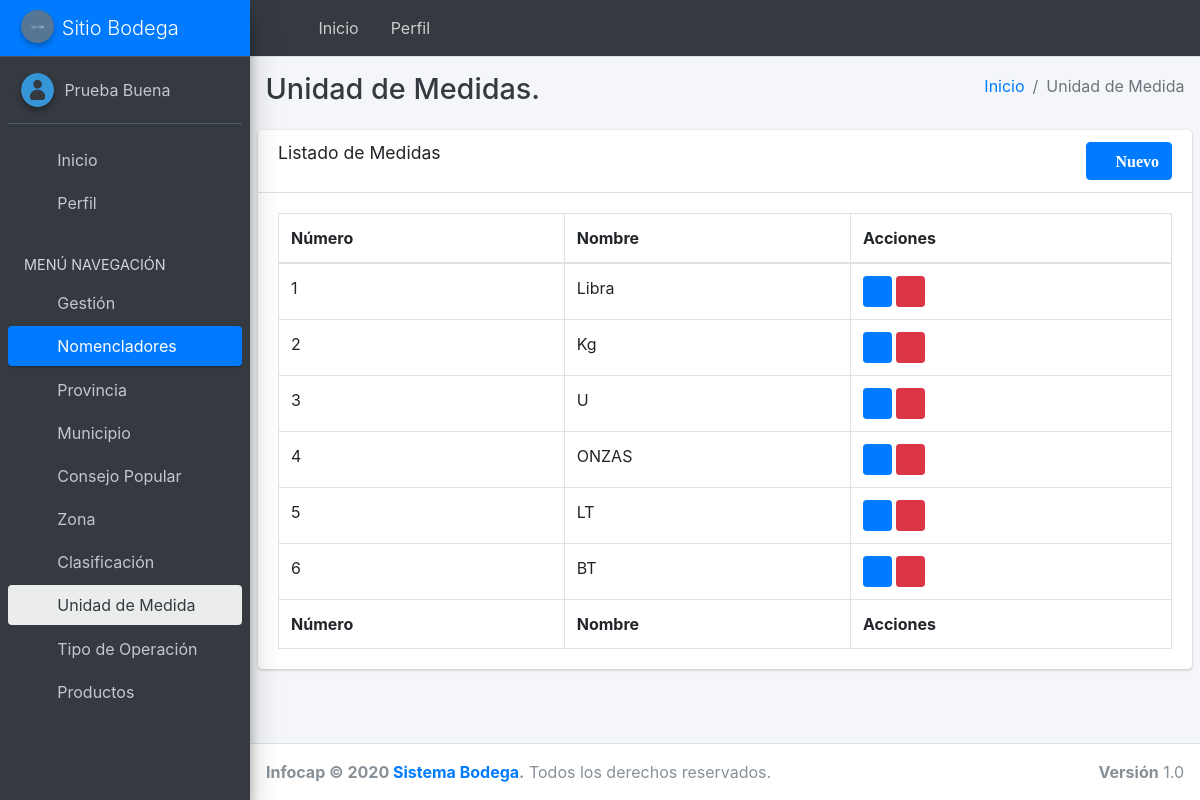
The app's page /nomenclador/unidadmedida/list (signed in) with its own data.
### BodegaApp/models.py (models this page shows, shortened)
class UnidadMedida(models.Model):
    created_at = models.DateTimeField(auto_now_add=True)
    updated_at = models.DateTimeField(auto_now=True)
    uui = models.UUIDField(default=uuid.uuid4, editable=False)
    nombre = models.CharField(max_length=100, verbose_name="Unidad de Medida", unique=True)
    class Meta:
        verbose_name_plural = "Unidades de Medidas"

### BodegaApp/views.py (the view)
# urls.py: path('nomenclador/unidadmedida/list', login_required(views.backend_unidadmedida_listar),
@permission_required('BodegaApp.add_provincia')
def backend_unidadmedida_listar(request):
    unidadmedida = models.UnidadMedida.objects.all()
    return render(request, 'backend/unidad_medida.html', {'unidadmedida': unidadmedida})

### templates/backend/unidad_medida.html
{% extends 'index.html' %}
{% block menu_nomenclator %}
    menu-open
{% endblock %}
{% block menu_nomenclator_active %}
    active
{% endblock %}
{% block menu_unidad %}
    active
{% endblock %}
{% block wrapper %}
    <div class="content-header">
        <div class="container-fluid">
            <div class="row mb-2">
                <div class="col-sm-6">
                    <h1 class="m-0 text-dark">Unidad de Medidas.</h1>
                </div>
                <div class="col-sm-6">
                    <ol class="breadcrumb float-sm-right">
                        <li class="breadcrumb-item"><a href="{% url 'inicio' %}">Inicio</a></li>
                        {% block group_wrapper %}
                            <li class="breadcrumb-item active">Unidad de Medida</li>
                        {% endblock %}
                    </ol>
                </div>
            </div>
        </div>
    </div>
{% endblock %}
{% block content %}
    <section class="content">
        <div class="row">
            <div class="col-12">
                <div class="card">
                    <div class="card-header">
                        <h3 class="card-title">Listado de Medidas</h3>
                        <a href="{% url 'unidad_medida_create' %}" class="btn btn-primary fa-pull-right">
                            <span class="fa fa-plus"> Nuevo</span>
                        </a>
                    </div>
                    <div class="card-body">
                        <table id="example1" class="table table-bordered table-hover">
                            <thead>
                            <tr>
                                <th>
                                    Número
                                </th>
                                <th>
                                    Nombre
                                </th>
                                <th>
                                    Acciones
                                </th>
                            </tr>
                            </thead>
                            <tbody>
                            {% for u in unidadmedida %}
                                    <tr>
                                        <td>
                                            {{ forloop.counter }}
                                        </td>
                                        <td>
                                            {{ u.nombre }}
                                        </td>
                                        <td>
                                <span class="input-group-sm">
                                <a href="{% url 'unidad_medida_update' u.pk %}"
                                   class="btn btn-sm btn-primary">
                                    <i class="fa fa-edit"></i>
                                </a>
                                <a href="{% url 'unidad_medida_delete' u.pk %}"
                                   class="btn btn-sm btn-danger">
                                    <i class="fa fa-trash"></i>
                                </a>
                                </span>
                                        </td>
                                    </tr>
                            {% endfor %}
                            </tbody>
                            <tfoot>
                            <tr>
                              <th>
                                    Número
                                </th>
                                <th>
                                    Nombre
                                </th>
                                <th>
                                    Acciones
                                </th>
                            </tr>
                            </tfoot>
                        </table>
                    </div>
                </div>
            </div>
        </div>
    </section>
{% endblock %}

### templates/index.html (shortened to what this page needs)
{% load static %}
{% load i18n %}
{% load notifications_tags %}
<!DOCTYPE html>
<html>
<head>
    <link rel="stylesheet" href="{% static 'assets/plugins/fontawesome-free/css/all.min.css' %}">
    <link rel="stylesheet" href="{% static 'assets/dist/css/ionicons.min.css' %}">
    <link rel="stylesheet" href="{% static 'assets/plugins/sweetalert2-theme-bootstrap-4/bootstrap-4.min.css' %}">
    <link rel="stylesheet" href="{% static 'assets/plugins/select2/css/select2.min.css' %}">
    <link rel="stylesheet" href="{% static 'assets/plugins/toastr/toastr.min.css' %}">
    <link rel="stylesheet"
          href="{% static 'assets/plugins/tempusdominus-bootstrap-4/css/tempusdominus-bootstrap-4.min.css' %}">
    <link rel="stylesheet" href="{% static 'assets/plugins/icheck-bootstrap/icheck-bootstrap.min.css' %}">
    <link rel="stylesheet" href="{% static 'assets/dist/css/adminlte.min.css' %}">
    <link rel="stylesheet" href="{% static 'assets/plugins/overlayScrollbars/css/OverlayScrollbars.min.css' %}">
    <link href="{% static 'assets/dist/css/font.css' %}" rel="stylesheet">
    <link rel="stylesheet" href="{% static 'assets/plugins/datatables-bs4/css/dataTables.bootstrap4.css' %}">
</head>
<body class="hold-transition sidebar-mini layout-fixed">
<div class="wrapper">
    <nav class="main-header navbar navbar-expand navbar-dark">
        <ul class="navbar-nav">
            <li class="nav-item">
                <a class="nav-link" data-widget="pushmenu" href="#"><i class="fas fa-bars"></i></a>
            </li>
            <li class="nav-item d-none d-sm-inline-block">
                <a href="{% url 'inicio' %}" class="nav-link">Inicio</a>
            </li>
            <li class="nav-item d-none d-sm-inline-block">
                <a href="{% url 'profile' request.user.pk %}" class="nav-link">Perfil</a>
            </li>
        </ul>
        <ul class="navbar-nav ml-auto">
            <li class="nav-item">
                <a class="nav-link" href="{% url 'logout' %}" title="Salir">
                    <i class="fas fa-arrow-right mr-2"></i>
                </a>
            </li>
        </ul>
    </nav>
    <aside class="main-sidebar sidebar-dark-blue elevation-4">
        <a href="{% url 'inicio' %}" class="brand-link navbar-primary">
            <img src="{% static 'assets/dist/img/default-150x150.png' %}" alt="AdminLTE Logo"
                 class="brand-image img-circle elevation-2"
                 style="opacity: .8; background-color: white">
            <span class="brand-text font-weight-light" style="color: white">Sitio Bodega</span>
        </a>
        <div class="sidebar">
            <div class="user-panel mt-3 pb-3 mb-3 d-flex">
                <div class="image">
                    {% if userPhoto %}
                        <img src="/{{ userPhoto }}" class="img-circle elevation-2" alt="User Image">
                    {% else %}
                        <img src="{% static 'users/userDefault4.png' %}" class="img-circle elevation-2" alt="User Image"
                             title="Sube tu foto">
                    {% endif %}
                </div>
                <div class="info">
                    <a href="{% url 'profile' request.user.pk %}"
                       class="d-block">{{ request.user.first_name }} {{ request.user.last_name }}</a>
                </div>
            </div>
            <nav class="mt-2">
                <ul class="nav nav-pills nav-sidebar flex-column" data-widget="treeview" role="menu"
                    data-accordion="false">
                    <li class="nav-item">
                        <a href="{% url 'inicio' %}" class="nav-link {% block inicio_active %}{% endblock %}">
                            <i class="nav-icon fa fa-home"></i>
                            <p class="text">Inicio</p>
                        </a>
                    </li>
                    <li class="nav-item">
                        <a href="{% url 'profile' request.user.pk %}"
                           class="nav-link {% block perfil_active %}{% endblock %}">
                            <i class="nav-icon far fa-user"></i>
                            <p>Perfil</p>
                        </a>
                    </li>
                    <li class="nav-header">MENÚ NAVEGACIÓN</li>
                        <li class="nav-item has-treeview {% block menu_gestion %}{% endblock %}">
                            <a href="#" class="nav-link {% block menu_gestion_active %}{% endblock %}">
                                <i class="nav-icon fa fa-book-reader"></i>
                                <p>
                                    Gestión
                                    <i class="fas fa-angle-left right"></i>
                                </p>
                            </a>
                        </li>
                        <li class="nav-item has-treeview {% block menu_nomenclator %}{% endblock %}">
                            <a href="#" class="nav-link {% block menu_nomenclator_active %}{% endblock %}">
                                <i class="nav-icon fa fa-book-reader"></i>
                                <p>
                                    Nomencladores
                                    <i class="fas fa-angle-left right"></i>
                                </p>
                            </a>
                            <ul class="nav nav-treeview">
                                <li class="nav-item">
                                    <a href="{% url 'provincia_listar' %}"
                                       class="nav-link {% block menu_provincia %}{% endblock %}">
                                        <i class="far fa-circle nav-icon"></i>
                                        <p>Provincia</p>
                                    </a>
                                </li>
                            </ul>
                            <ul class="nav nav-treeview">
                                <li class="nav-item">
                                    <a href="{% url 'municipio_listar' %}"
                                       class="nav-link {% block menu_municipio %}{% endblock %}">
                                        <i class="far fa-circle nav-icon"></i>
                                        <p>Municipio</p>
                                    </a>
                                </li>
                            </ul>
                            <ul class="nav nav-treeview">
                                <li class="nav-item">
                                    <a href="{% url 'consejo_listar' %}"
                                       class="nav-link {% block menu_consejo %}{% endblock %}">
                                        <i class="far fa-circle nav-icon"></i>
                                        <p>Consejo Popular</p>
                                    </a>
                                </li>
                            </ul>
                            <ul class="nav nav-treeview">
                                <li class="nav-item">
                                    <a href="{% url 'zona_listar' %}"
                                       class="nav-link {% block menu_zona %}{% endblock %}">
                                        <i class="far fa-circle nav-icon"></i>
                                        <p>Zona</p>
                                    </a>
                                </li>
                            </ul>
                            <ul class="nav nav-treeview">
                                <li class="nav-item">
                                    <a href="{% url 'clasificacion_listar' %}"
                                       class="nav-link {% block menu_clasificacion %}{% endblock %}">
                                        <i class="far fa-circle nav-icon"></i>
                                        <p>Clasificación</p>
                                    </a>
                                </li>
                            </ul>
                            <ul class="nav nav-treeview">
                                <li class="nav-item">
                                    <a href="{% url 'unidad_medida_listar' %}"
                                       class="nav-link {% block menu_unidad %}{% endblock %}">
                                        <i class="far fa-circle nav-icon"></i>
                                        <p>Unidad de Medida</p>
                                    </a>
                                </li>
                            </ul>
                            <ul class="nav nav-treeview">
                                <li class="nav-item">
                                    <a href="{% url 'tipo_operacion_listar' %}"
                                       class="nav-link {% block menu_tipooperacion %}{% endblock %}">
                                        <i class="far fa-circle nav-icon"></i>
                                        <p>Tipo de Operación</p>
                                    </a>
                                </li>
                            </ul>
                            <ul class="nav nav-treeview">
                                <li class="nav-item">
                                    <a href="{% url 'producto_listar' %}"
                                       class="nav-link {% block menu_producto %}{% endblock %}">
                                        <i class="far fa-circle nav-icon"></i>
                                        <p>Productos</p>
                                    </a>
                                </li>
                            </ul>
                        </li>
                </ul>
            </nav>
        </div>
    </aside>
    <div class="content-wrapper">
        {% block wrapper %}{% endblock %}
        {% block content %}{% endblock %}
    </div>
    <footer class="main-footer">
        <strong>Infocap &copy; 2020 <a href="#">Sistema Bodega</a>.</strong>
        Todos los derechos reservados.
        <div class="float-right d-none d-sm-inline-block">
            <b>Versión</b> 1.0
        </div>
    </footer>
</div>
</body>
</html>

### records on screen
UnidadMedida: nombre "Libra"
UnidadMedida: nombre "Kg"
UnidadMedida: nombre "U"
UnidadMedida: nombre "ONZAS"
UnidadMedida: nombre "LT"
UnidadMedida: nombre "BT"

### other values on screen
{{ request.user.first_name }} "Prueba"
{{ request.user.last_name }} "Buena"
